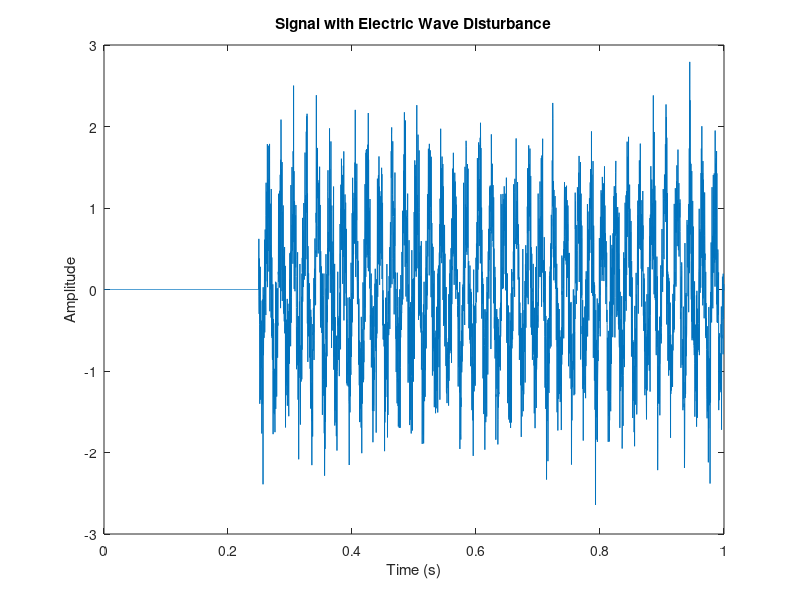

MATLAB code for this plot:
% Parameters
sampling_freq = 4000; % Sampling frequency (Hz)
duration = 1; % Duration of the signal (seconds)
time = 0:1/sampling_freq:duration-1/sampling_freq; % Time vector

% Generate clean sinusoidal signal
frequency = 50; % Frequency of the sinusoid (Hz)
amplitude = 1; % Amplitude of the sinusoid
signal_clean = amplitude * sin(2*pi*frequency*time);

% Generate disturbance by adding random noise
noise_amplitude = 0.5; % Amplitude of the random noise
disturbance_time = 1000; % Time index when the disturbance occurs

% Create signal with initial zeros and disturbance after disturbance_time
signal_disturbed = zeros(size(time));
signal_disturbed(disturbance_time:end) = signal_clean(disturbance_time:end) + noise_amplitude*randn(size(time(disturbance_time:end)));

% Plot the signals
plot(time, signal_disturbed)
xlabel('Time (s)')
ylabel('Amplitude')
title('Signal with Electric Wave Disturbance')
